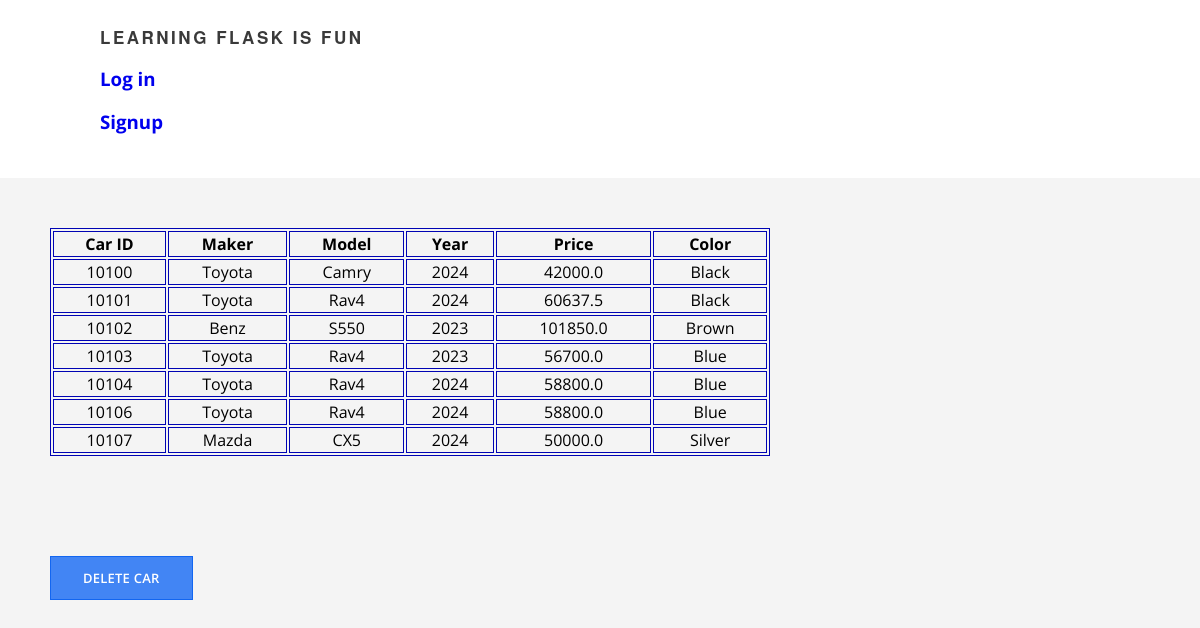
Page /carslist on the committed database.
### tables this page shows
CREATE TABLE car_table(car_id INTEGER PRIMARY KEY, maker TEXT, model TEXT, year INTEGER, price FLOAT, color TEXT);

### car_app_front.py (the view)
@webapp.route("/carslist")
def carslist():
    return flask.render_template("carslist.html",allcars=Car.carslist())

### cars_app.py (called while the page is built)
    @staticmethod
    def carslist():
        return database.carslist()

### database_SQLite.py (called while the page is built)
def carslist():
    return list(cursor.execute("SELECT * FROM car_table"))

### templates/carslist.html (shortened to what this page needs)
{% extends 'layout.html' %}
{% block content %}
<table style="width:60%">
    <tr>
      <th>Car ID</th>
      <th>Maker</th>
      <th>Model</th>
      <th>Year</th>
      <th>Price</th>
      <th>Color</th>
    </tr>
    {%for car in allcars %}
    <tr>
      <td>{{car[0]}}</td>
      <td>{{car[1]}}</td>
      <td>{{car[2]}}</td>
      <td>{{car[3]}}</td>
      <td>{{car[4]}}</td>
      <td>{{car[5]}}</td>
    </tr>
    {% endfor %}
  </table>
  <a href="/deletecar" class="btn-primary" style="margin: 50px;">Delete Car</a>
{% endblock %}

### templates/layout.html (shortened to what this page needs)
<!DOCTYPE html>
<html>
  <head>
    <link href="static/css/main.css" rel="stylesheet">
  </head>
  <body>
    <header>
      <div class="container">
        <h1 class="title">
          <a href="/">Learning Flask is fun</a>
        </h1>
      </div>
      <div class="container">
        <br>
         <h3><a href="/login">Log in</a></h3>
         <h3><a href="/signup">Signup</a></h3>
      </div>
    </header>
    {% block content %}
    {% endblock %}
  </body>
</html>

### static/css/main.css (style rules this page uses)
html, body, h1 { margin: 0; padding: 0; }
body { background-color: #f4f4f4; font-family: 'Open Sans', sans-serif; }
a { text-decoration: none; display: inline-block; }
.container { width: 1000px; margin: 0 auto; }
.btn-primary { background: #4285f4; border: 1px solid #1266f1; color: #ffffff; font-family: 'Open Sans', sans-serif; font-size: 13px; font-weight: 600; letter-spacing: 0.23px; padding: 12px 32px; text-align: center; text-decoration: none; text-transform: uppercase; margin: 10px; }
header { background-color: #fff; padding: 25px 0; }
.title { float: left; font-family: 'Helvetica Neue', Arial, Helvetica, sans-serif; font-size: 17px; letter-spacing: 2.5px; text-transform: uppercase; }
.title a, .title a:visited { color: #3a3a3a; }

### templates/carslist.html (style rules this page uses)
table, th , td { border:1px solid rgb(0, 3, 180); margin: 50px; text-align: center; }

### rows in the picture
car_table: car_id "10100", maker "Toyota", model "Camry", year "2024", price "42000.0", color "Black"
car_table: car_id "10101", maker "Toyota", model "Rav4", year "2024", price "60637.5", color "Black"
car_table: car_id "10102", maker "Benz", model "S550", year "2023", price "101850.0", color "Brown"
car_table: car_id "10103", maker "Toyota", model "Rav4", year "2023", price "56700.0", color "Blue"
car_table: car_id "10104", maker "Toyota", model "Rav4", year "2024", price "58800.0", color "Blue"
car_table: car_id "10106", maker "Toyota", model "Rav4", year "2024", price "58800.0", color "Blue"
car_table: car_id "10107", maker "Mazda", model "CX5", year "2024", price "50000.0", color "Silver"
